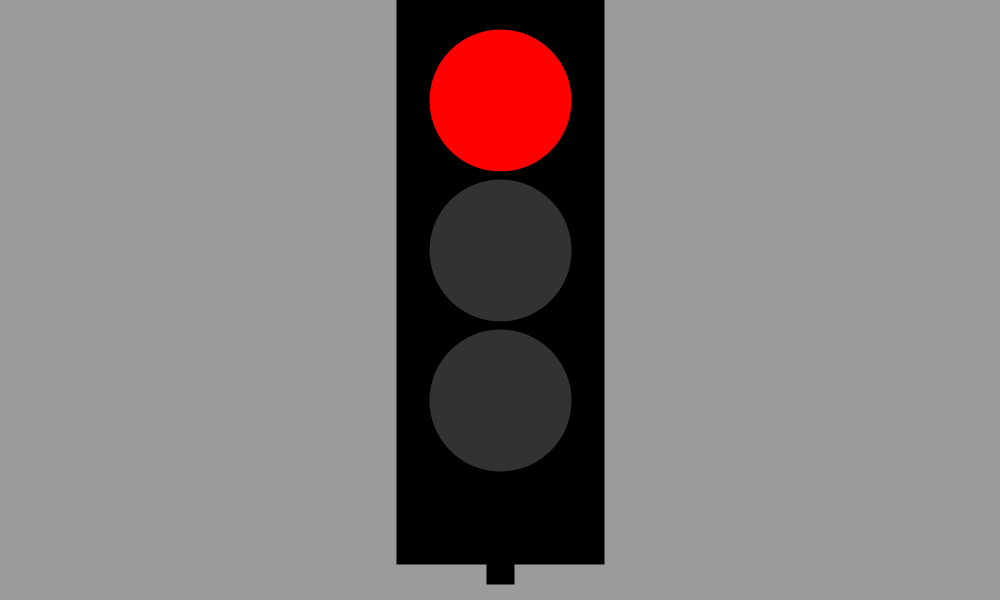
Frame 1 (no input)
Frame 60 (the mouse pressed at the canvas centre just before this capture): identical to frame 1, image omitted
Frame 120 (the mouse held since frame 60 and released just before this capture): identical to frame 1, image omitted

The Processing sketch that drew this single still picture (run headless with seeded random() and noise(); from frame 60 on, the mouse is pressed at the canvas centre):

// Processing sketch: Task3
// ── Task3.pde
// TASK 3
color r=color(255,0,0);
color y=color(255,255,0);
color g=color(0,255,0);
color bgGrey=color(155,155,155);
color dark=color(50,50,50);
color light1=r;
color light2=dark;
color light3=dark;

void setup()
{
  size(1000,600);
}

void draw()
{
  background(bgGrey);
  strokeWeight(8);
  
  fill(bgGrey);
  translate(width/2,0);
  
  fill(0);
  rect(-10,20,20,height-40);
  rect(-100,0,200,height-40);
  fill(light1);
  circle(0,100,150);
  fill(light2);
  circle(0,100+150,150);
  fill(light3);
  circle(0,100+300,150);
}

void keyPressed()
{
  if(light1==r&&light2!=y) 
  {
    light2=y;
  }
  else if(light1==r&&light2==y)
  {
    light1=dark;
    light2=dark;
    light3=g;
  }
  else if(light3==g)
  {
    light2=y;
    light3=dark;
  }
  else if(light2==y&&light1!=r)
  {
    light1=r;
    light2=dark;
  }
  
  // not the nicest coding for the if statements but it was a last minute adjustment.
  // the previous version was just a single circle switching between green and red.
}
